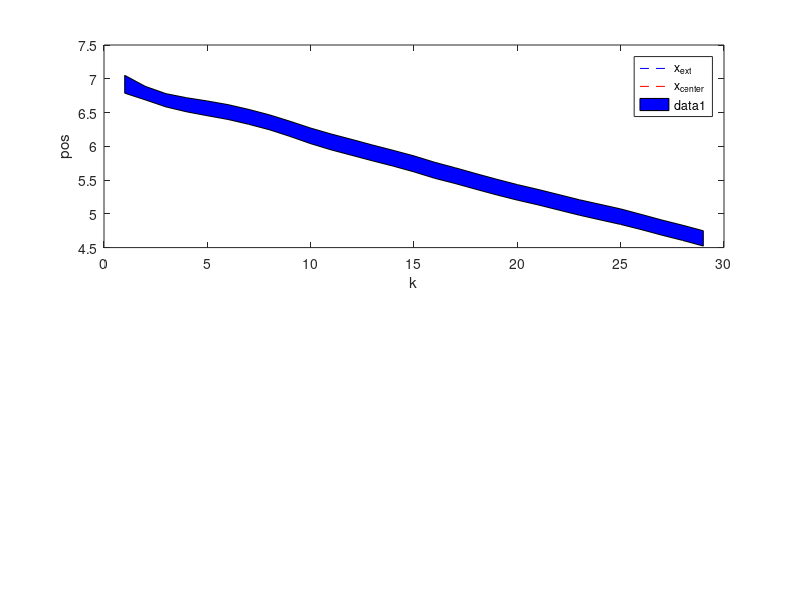

Recreate this plot in MATLAB. (Note: this script raises an error after producing the figure.)
%% load data
load thesisPlots/ped_ext_est.mat
load thesisPlots/ped_center_est.mat
load thesisPlots/group_ext_est.mat
load thesisPlots/group_center_est.mat


ext_est = group_ext_est;
center_est = group_center_est;
l = length(ext_est);
l = 29;
%% data prep
x_ext = [];
y_ext = [];
dx_ext = [];
dy_ext = [];
P_ext = zeros(3,3,l);
x_center = [];
y_center = [];
dx_center = [];
dy_center = [];
P_center = zeros(4,4,l);
for i= 1:l
    x_ext = [x_ext ext_est(i).state(1)];
    y_ext = [y_ext ext_est(i).state(2)];
    dx_ext = [dx_ext ext_est(i).state(3)];
    dy_ext = [dy_ext ext_est(i).state(4)];
    P_ext(:,:,i) = ext_est(i).P;
    x_center = [x_center center_est(i).mu(1)];
    y_center = [y_center center_est(i).mu(2)];
    dx_center = [dx_center center_est(i).mu(3)];
    dy_center = [dy_center center_est(i).mu(4)];
    P_center(:,:,i) = center_est(i).P;
end

%% plot positions
figure(1)
title('position estimates difference between extended targets and cluster center targets')
subplot(2,1,1);
plot(1:l, x_ext, '--b') 
hold on
plot(1:l, x_center, '--r')
xlabel('k')
ylabel('pos')
legend('x_{ext}', 'x_{center}')

state = 1;
sigEtt = 3*sqrt(reshape(P_ext(state,state,:), 1,l));
sigNo  = 3*sqrt(reshape(P_center(state,state,:), 1,l));

shadeX = [1:l, l:-1:1];
shadeY = [sigEtt+x_ext fliplr(-1.*sigEtt+x_ext)];
       
fl = fill(shadeX, shadeY, 'b');
fl.FaceAlpha = 0.05;
fl.EdgeColor = 'b';
fl.EdgeAlpha = 0;
       
shadeX = [1:l, l:-1:1];
shadeY = [sigNo+x_center fliplr(-1.*sigNo+x_center)];
       
fl = fill(shadeX, shadeY, 'r');
fl.FaceAlpha = 0.05;
fl.EdgeColor = 'r';
fl.EdgeAlpha = 0;

subplot(2,1,2)
plot(1:l, y_ext) 
hold on
plot(1:l, y_center) 
xlabel('k')
ylabel('pos')
legend('y_{ext}', 'y_{center}')

state = 2;
sigEtt = 3*sqrt(reshape(P_ext(state,state,:), 1,l));
sigNo  = 3*sqrt(reshape(P_center(state,state,:), 1,l));

shadeX = [1:l, l:-1:1];
shadeY = [sigEtt+y_ext fliplr(-1.*sigEtt+y_ext)];
       
fl = fill(shadeX, shadeY, 'b');
fl.FaceAlpha = 0.05;
fl.EdgeColor = 'b';
fl.EdgeAlpha = 0;
       
shadeX = [1:l, l:-1:1];
shadeY = [sigNo+y_center fliplr(-1.*sigNo+y_center)];
       
fl = fill(shadeX, shadeY, 'r');
fl.FaceAlpha = 0.05;
fl.EdgeColor = 'r';
fl.EdgeAlpha = 0;

%% plot velocities
figure(2)
title('velocity estimates difference between extended targets and cluster center targets')
subplot(2,1,1);
plot(1:l, dx_ext) 
hold on
plot(1:l, dx_center)
xlabel('k')
ylabel('vel')
legend('dx_{ext}', 'dx_{center}')

subplot(2,1,2)
plot(1:l, dy_ext) 
hold on
plot(1:l, dy_center) 
xlabel('k')
ylabel('vel')
legend('dy_{ext}', 'dy_{center}')